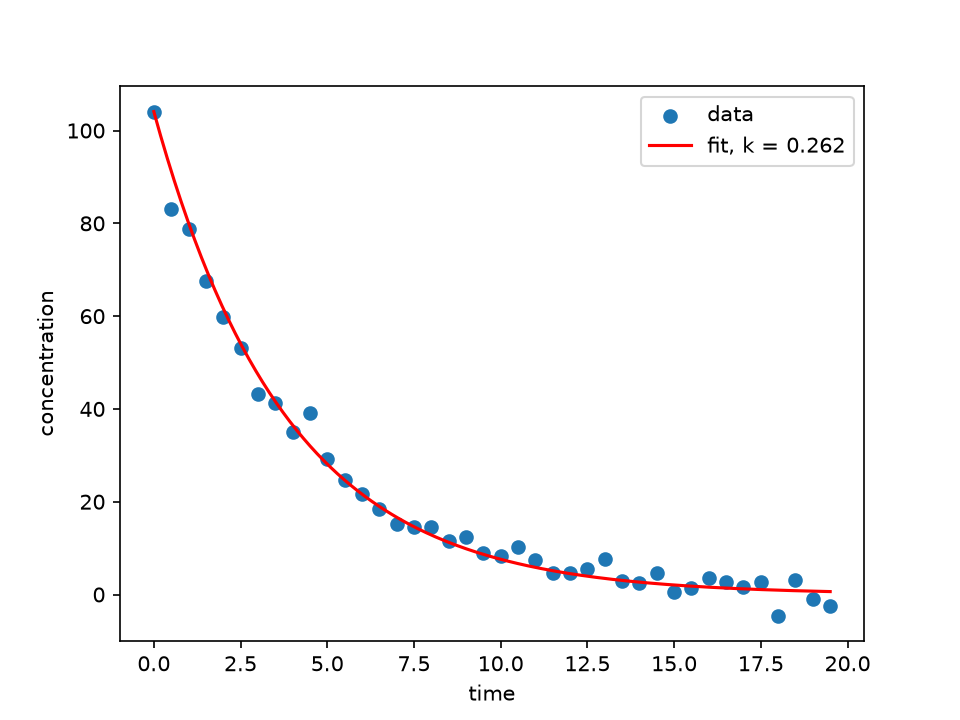

The Python source for this figure:
import numpy as np
import matplotlib.pyplot as plt
from scipy.optimize import minimize


data = np.loadtxt("kinetics.csv", delimiter=",", skiprows=1)
t, C = data[:, 0], data[:, 1]
C0 = C[0]

def total_error(k):
    k = k[0] if np.ndim(k) else k
    return np.sum((C - C0 * np.exp(-k * t))**2)

res = minimize(total_error, x0=[0.5], method="SLSQP", bounds=[(0, 5)])
k_fit = res.x[0]
print(f"Fitted k = {k_fit:.4f}")

tt = np.linspace(t.min(), t.max(), 200)
plt.scatter(t, C, label="data")
plt.plot(tt, C0 * np.exp(-k_fit * tt), "r", label=f"fit, k = {k_fit:.3f}")
plt.xlabel("time"); plt.ylabel("concentration"); plt.legend()
plt.savefig("kinetics.png", dpi=150)
